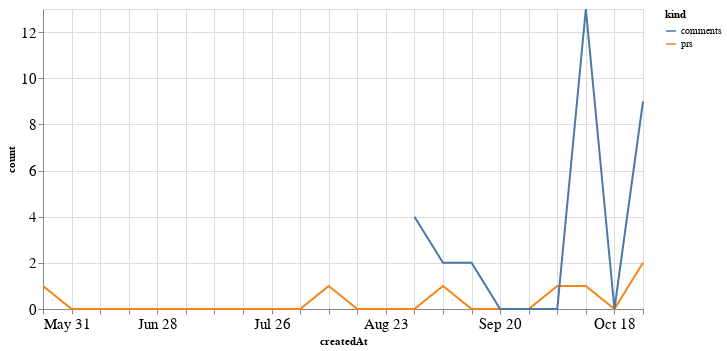

Source (notebook cell):
### Code cell
alt.Chart(total_time, width=600).mark_line().encode(
    x='createdAt',
    y='count',
    color='kind'
)

### Figure 1 — Vega-Lite specification as saved in the notebook (floating-point values rounded to 4 significant figures)
{"config": {"axisLeft": {"labelFontSize": 15}, "axisBottom": {"labelFontSize": 15}}, "data": {"name": "data-4798adfa09586c1238338074d8a14969"}, "mark": "line", "encoding": {"color": {"type": "nominal", "field": "kind"}, "x": {"type": "temporal", "field": "createdAt"}, "y": {"type": "quantitative", "field": "count"}}, "width": 600, "$schema": "https://vega.github.io/schema/vega-lite/v4.8.1.json", "datasets": {"data-4798adfa09586c1238338074d8a14969": [{"createdAt": "2020-05-31T00:00:00", "kind": "prs", "count": 1.0}, {"createdAt": "2020-06-07T00:00:00", "kind": "prs", "count": 0.0}, {"createdAt": "2020-06-14T00:00:00", "kind": "prs", "count": 0.0}, {"createdAt": "2020-06-21T00:00:00", "kind": "prs", "count": 0.0}, {"createdAt": "2020-06-28T00:00:00", "kind": "prs", "count": 0.0}, {"createdAt": "2020-07-05T00:00:00", "kind": "prs", "count": 0.0}, {"createdAt": "2020-07-12T00:00:00", "kind": "prs", "count": 0.0}, {"createdAt": "2020-07-19T00:00:00", "kind": "prs", "count": 0.0}, {"createdAt": "2020-07-26T00:00:00", "kind": "prs", "count": 0.0}, {"createdAt": "2020-08-02T00:00:00", "kind": "prs", "count": 0.0}, {"createdAt": "2020-08-09T00:00:00", "kind": "prs", "count": 1.0}, {"createdAt": "2020-08-16T00:00:00", "kind": "prs", "count": 0.0}, {"createdAt": "2020-08-23T00:00:00", "kind": "prs", "count": 0.0}, {"createdAt": "2020-08-30T00:00:00", "kind": "prs", "count": 0.0}, {"createdAt": "2020-09-06T00:00:00", "kind": "prs", "count": 1.0}, {"createdAt": "2020-09-13T00:00:00", "kind": "prs", "count": 0.0}, {"createdAt": "2020-09-20T00:00:00", "kind": "prs", "count": 0.0}, {"createdAt": "2020-09-27T00:00:00", "kind": "prs", "count": 0.0}, {"createdAt": "2020-10-04T00:00:00", "kind": "prs", "count": 1.0}, {"createdAt": "2020-10-11T00:00:00", "kind": "prs", "count": 1.0}, {"createdAt": "2020-10-18T00:00:00", "kind": "prs", "count": 0.0}, {"createdAt": "2020-10-25T00:00:00", "kind": "prs", "count": 2.0}, {"createdAt": "2020-05-31T00:00:00", "kind": "comments", "count": null}, {"createdAt": "2020-06-07T00:00:00", "kind": "comments", "count": null}, {"createdAt": "2020-06-14T00:00:00", "kind": "comments", "count": null}, {"createdAt": "2020-06-21T00:00:00", "kind": "comments", "count": null}, {"createdAt": "2020-06-28T00:00:00", "kind": "comments", "count": null}, {"createdAt": "2020-07-05T00:00:00", "kind": "comments", "count": null}, {"createdAt": "2020-07-12T00:00:00", "kind": "comments", "count": null}, {"createdAt": "2020-07-19T00:00:00", "kind": "comments", "count": null}, {"createdAt": "2020-07-26T00:00:00", "kind": "comments", "count": null}, {"createdAt": "2020-08-02T00:00:00", "kind": "comments", "count": null}, {"createdAt": "2020-08-09T00:00:00", "kind": "comments", "count": null}, {"createdAt": "2020-08-16T00:00:00", "kind": "comments", "count": null}, {"createdAt": "2020-08-23T00:00:00", "kind": "comments", "count": null}, {"createdAt": "2020-08-30T00:00:00", "kind": "comments", "count": 4.0}, {"createdAt": "2020-09-06T00:00:00", "kind": "comments", "count": 2.0}, {"createdAt": "2020-09-13T00:00:00", "kind": "comments", "count": 2.0}, {"createdAt": "2020-09-20T00:00:00", "kind": "comments", "count": 0.0}, {"createdAt": "2020-09-27T00:00:00", "kind": "comments", "count": 0.0}, {"createdAt": "2020-10-04T00:00:00", "kind": "comments", "count": 0.0}, {"createdAt": "2020-10-11T00:00:00", "kind": "comments", "count": 13.0}, {"createdAt": "2020-10-18T00:00:00", "kind": "comments", "count": 0.0}, {"createdAt": "2020-10-25T00:00:00", "kind": "comments", "count": 9.0}]}}
